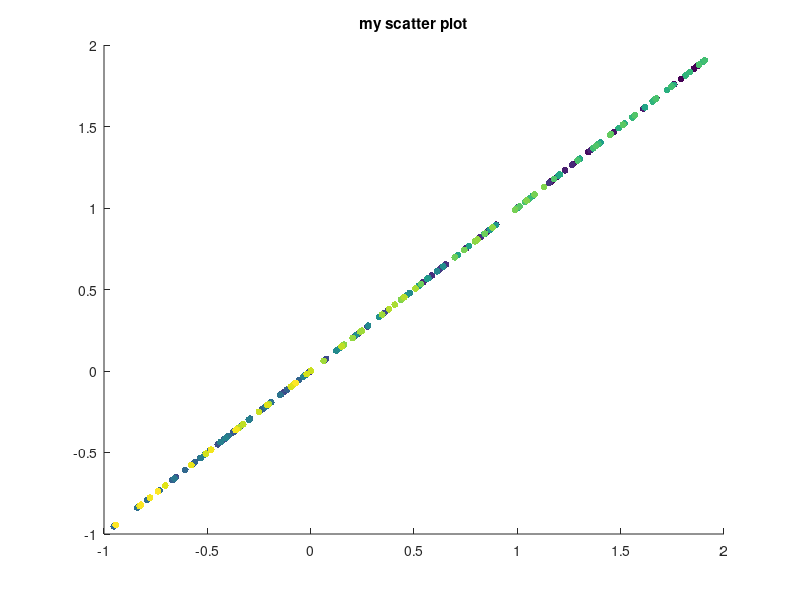

Here is the MATLAB script that generated this plot:


% Conor was here ----

x = linspace(0,3*pi,200);
y = cos(x) + rand(1,200);

x = y % Delete this 
sz = 25;
c = linspace(1,10,length(x));
scatter(x,y,sz,c,'filled')
title('my scatter plot')
